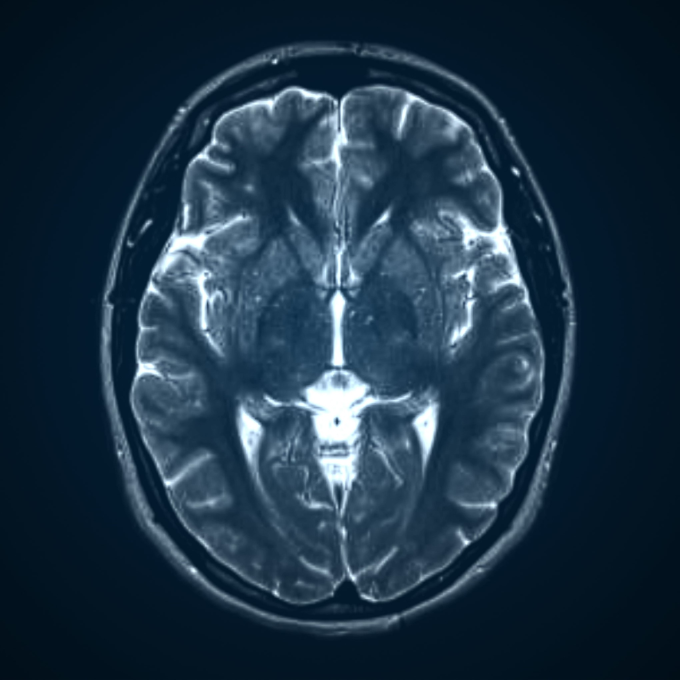
#> input picture HW4/Q2/brain.jpg, 2040 x 2040 px (shown at 1/3 size)
$ jupyter execute --allow-errors MIP_HW4_Q2_98102527.ipynb   (older library calls are emulated)
#> lines starting #> are read from the running program, lines starting #| are printed output that depends on the picture
[cell 1]
import cv2
import numpy as np
import matplotlib.pyplot as plt
from tqdm.notebook import tqdm
from google.colab.patches import cv2_imshow

[cell 2]
def initialize_centers(labxy_image, gradient, num_superpixels, n=5):
    height, width = labxy_image.shape[:2]
    step = int(np.sqrt((height * width) / num_superpixels))
    centers_x = np.arange(step // 2, width, step)
    centers_y = np.arange(step // 2, height, step)
    centers_x, centers_y = np.meshgrid(centers_x, centers_y)
    centers_indices = np.stack((centers_x.flatten(), centers_y.flatten()), axis=-1)
    centers = labxy_image[centers_indices[:, 1], centers_indices[:, 0], :]

    for i, center in enumerate(centers):
        x_start = int(max(center[3] - n, 0))
        x_end = int(min(center[3] + n, width))
        y_start = int(max(center[4] - n, 0))
        y_end = int(min(center[4] + n, height))
        min_grad = np.inf
        for x in range(x_start, x_end):
            for y in range(y_start, y_end):
                if gradient[y, x] < min_grad:
                    min_grad = gradient[y, x]
                    centers[i] = labxy_image[y, x]

    return centers


def calculate_gradient(image):
    gradient_x = cv2.Sobel(image, cv2.CV_64F, 1, 0, ksize=3)
    gradient_y = cv2.Sobel(image, cv2.CV_64F, 0, 1, ksize=3)
    gradient = np.sum(gradient_x ** 2, axis=2) + np.sum(gradient_y ** 2, axis=2)
    return gradient


# [49 lines left out: functions assign_labels, update_centers, not called in this run]


def calculate_residual_error(new_centers, centers):
    return np.sum(np.abs(new_centers - centers))


def slic_superpixels(image, num_superpixels, m=10, num_iterations=2, error_threshold=1e-3):
    height, width = image.shape[:2]
    S = np.sqrt((height * width) // num_superpixels)

    x_mesh, y_mesh = np.meshgrid(np.arange(0, width), np.arange(0, height))
    mesh = np.stack((x_mesh, y_mesh), axis=-1)
    labxy_image = np.concatenate((image, mesh), axis=2)

    gradient = calculate_gradient(image)
    centers = initialize_centers(labxy_image, gradient, num_superpixels)

    for _ in tqdm(range(num_iterations)):
        labels = assign_labels(labxy_image, mesh, centers, m, S)
        centers, residual_error = update_centers(labxy_image, labels, centers)
        if residual_error < error_threshold:
            break

    return labels


# [33 lines left out: functions visualize_boundaries, show_result, not called in this run]

[cell 3]
image = cv2.imread('brain.jpg')
#> image is the input picture: shape (2040, 2040, 3); mean B, G, R 69.9, 51.8, 29.2
image = cv2.cvtColor(image, cv2.COLOR_BGR2RGB)
lab_image = cv2.cvtColor(image, cv2.COLOR_RGB2LAB)
#> lab_image: shape (2040, 2040, 3); mean of channels 0, 1, 2 50.2, 125.7, 114.1

K=64, m=100

[cell 4]
num_superpixels = 64
#> (the rest of this cell did not finish here and is left out)

#> in calculate_gradient, `gradient_x = cv2.Sobel(image, cv2.CV_64F, 1, 0, ksize=3)`: gradient_x: shape (2040, 2040, 3) float64; mean of channels 0, 1, 2 0, 0, 0
#> in calculate_gradient, `gradient_y = cv2.Sobel(image, cv2.CV_64F, 0, 1, ksize=3)`: gradient_y: shape (2040, 2040, 3) float64; mean of channels 0, 1, 2 0, 0, 0
#> in calculate_gradient, `gradient = np.sum(gradient_x ** 2, axis=2) + np.sum(gradient_y ** 2, a..`:
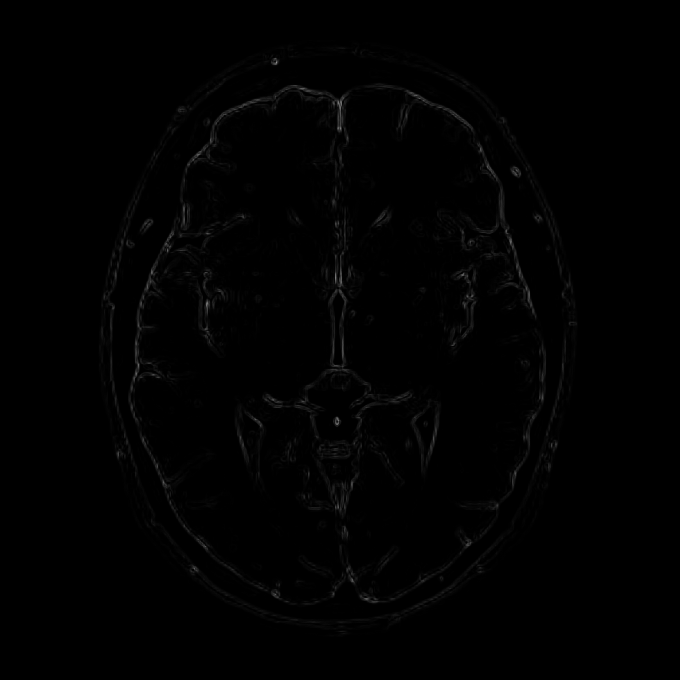
#> gradient: shape (2040, 2040) float64 (shown at 1/3 size); min 0, max 110094, mean 682.5; drawn with min black and max white
#> in initialize_centers, `centers = labxy_image[centers_indices[:, 1], centers_indices[:, 0], :]`: centers = 64 rows, first 6: [11, 128, 118, 127, 127], [16, 126, 117, 382, 127], [18, 126, 114, 637, 127], [39, 127, 113, 892, 127], [20, 128, 112, 1147, 127], [17, 128, 114, 1402, 127]
#> the loop in initialize_centers, `for i, center in enumerate(centers):` made 64 passes
#> (center, x_start, x_end, y_start, y_end) on passes 1 to 12: ([11, 128, 118, 127, 127], 122, 132, 122, 132), ([16, 126, 117, 382, 127], 377, 387, 122, 132), ([18, 126, 114, 637, 127], 632, 642, 122, 132), ([39, 127, 113, 892, 127], 887, 897, 122, 132), ([20, 128, 112, 1147, 127], 1142, 1152, 122, 132), ([17, 128, 114, 1402, 127], 1397, 1407, 122, 132), ([16, 126, 117, 1657, 127], 1652, 1662, 122, 132), ([11, 128, 118, 1912, 127], 1907, 1917, 122, 132), ([16, 126, 117, 127, 382], 122, 132, 377, 387), ([20, 126, 113, 382, 382], 377, 387, 377, 387), ([54, 126, 113, 637, 382], 632, 642, 377, 387), ([43, 127, 111, 892, 382], 887, 897, 377, 387)
#> after the loop in initialize_centers, `for i, center in enumerate(centers):`: centers = 64 rows, first 6: [11, 128, 118, 122, 122], [16, 126, 117, 377, 122], [17, 128, 114, 632, 122], [45, 127, 113, 887, 130], [18, 128, 113, 1142, 122], [17, 128, 114, 1397, 122]
show_result(image, labels)

K=64, m=50

[cell 5]
num_superpixels = 64
#> (the rest of this cell did not finish here and is left out)

#> in initialize_centers (call 2), `centers = labxy_image[centers_indices[:, 1], centers_indices[:, 0], :]`: centers = 64 rows, first 6: [11, 128, 118, 127, 127], [16, 126, 117, 382, 127], [18, 126, 114, 637, 127], [39, 127, 113, 892, 127], [20, 128, 112, 1147, 127], [17, 128, 114, 1402, 127]
#> the loop in initialize_centers (call 2), `for i, center in enumerate(centers):` made 64 passes
#> after the loop in initialize_centers (call 2), `for i, center in enumerate(centers):`: centers = 64 rows, first 6: [11, 128, 118, 122, 122], [16, 126, 117, 377, 122], [17, 128, 114, 632, 122], [45, 127, 113, 887, 130], [18, 128, 113, 1142, 122], [17, 128, 114, 1397, 122]
show_result(image, labels)

K=64, m=10

[cell 6]
num_superpixels = 64
#> (the rest of this cell did not finish here and is left out)

#> in initialize_centers (call 3), `centers = labxy_image[centers_indices[:, 1], centers_indices[:, 0], :]`: centers = 64 rows, first 6: [11, 128, 118, 127, 127], [16, 126, 117, 382, 127], [18, 126, 114, 637, 127], [39, 127, 113, 892, 127], [20, 128, 112, 1147, 127], [17, 128, 114, 1402, 127]
show_result(image, labels)

K=256, m=10

[cell 7]
num_superpixels = 256
#> (the rest of this cell did not finish here and is left out)

show_result(image, labels)

K=1024, m=10

[cell 8]
num_superpixels = 1024
#> (the rest of this cell did not finish here and is left out)
